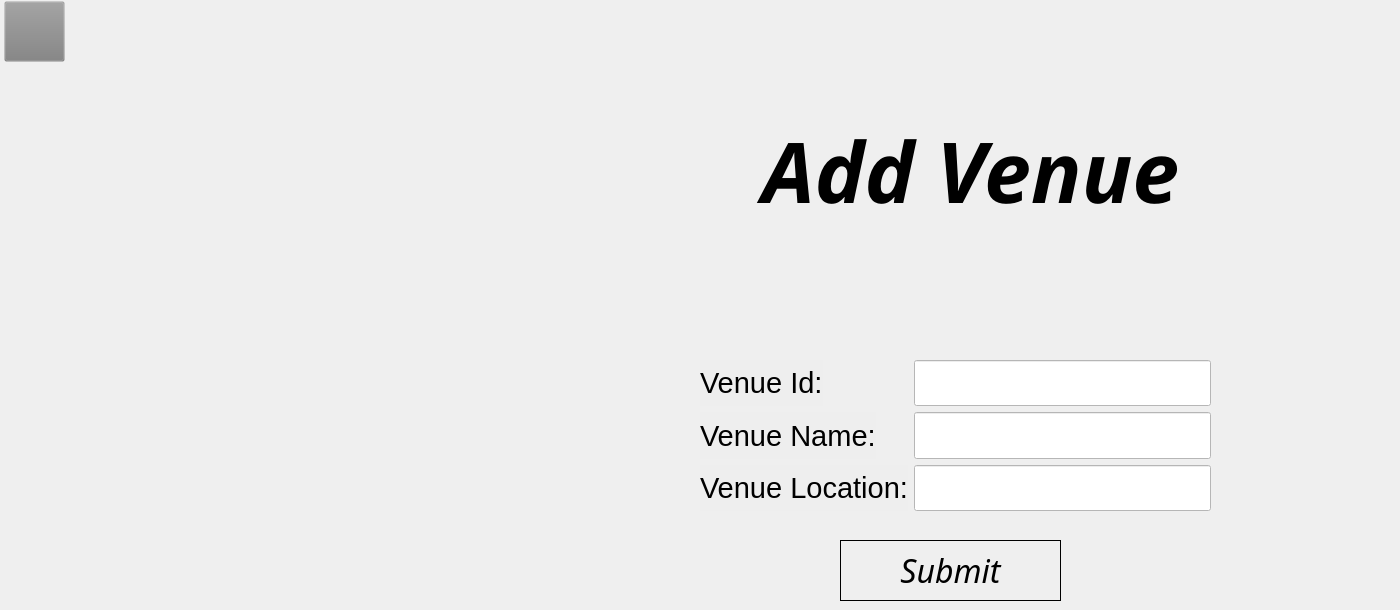
    <widget class="QWidget" name="ADDformforVenue">
     <widget class="QPushButton" name="venue_addform_backbutton">
      <property name="geometry">
       <rect>
        <x>4</x>
        <y>1</y>
        <width>61</width>
        <height>61</height>
       </rect>
      </property>
      <property name="font">
       <font>
        <pointsize>14</pointsize>
       </font>
      </property>
      <property name="styleSheet">
       <string notr="true">
background-color: rgb(128, 128, 128, 0.01);
border-image: url(:/back-button.png);</string>
      </property>
      <property name="text">
       <string/>
      </property>
     </widget>
     <widget class="QPushButton" name="pushButton_5">
      <property name="geometry">
       <rect>
        <x>840</x>
        <y>540</y>
        <width>221</width>
        <height>61</height>
       </rect>
      </property>
      <property name="font">
       <font>
        <family>Poppins</family>
        <pointsize>24</pointsize>
        <weight>50</weight>
        <italic>true</italic>
        <bold>false</bold>
       </font>
      </property>
      <property name="styleSheet">
       <string notr="true">border:1px solid black</string>
      </property>
      <property name="text">
       <string>Submit</string>
      </property>
     </widget>
     <widget class="QLabel" name="label_42">
      <property name="geometry">
       <rect>
        <x>550</x>
        <y>110</y>
        <width>841</width>
        <height>121</height>
       </rect>
      </property>
      <property name="font">
       <font>
        <family>JasmineUPC</family>
        <pointsize>63</pointsize>
        <weight>75</weight>
        <italic>true</italic>
        <bold>true</bold>
       </font>
      </property>
      <property name="styleSheet">
       <string notr="true">background-color: rgb(128, 128, 128, 0.001);</string>
      </property>
      <property name="text">
       <string>Add Venue</string>
      </property>
      <property name="alignment">
       <set>Qt::AlignCenter</set>
      </property>
     </widget>
     <widget class="QWidget" name="layoutWidget">
      <property name="geometry">
       <rect>
        <x>700</x>
        <y>360</y>
        <width>511</width>
        <height>151</height>
       </rect>
      </property>
      <layout class="QFormLayout" name="formLayout_7">
       <item row="0" column="0">
        <widget class="QLabel" name="label_74">
         <property name="font">
          <font>
           <pointsize>22</pointsize>
          </font>
         </property>
         <property name="styleSheet">
          <string notr="true">background-color:rgb(128,128,128,0.01);</string>
         </property>
         <property name="text">
          <string>Venue Id:</string>
         </property>
        </widget>
       </item>
       <item row="0" column="1">
        <widget class="QLineEdit" name="lineEdit_27">
         <property name="enabled">
          <bool>false</bool>
         </property>
         <property name="sizePolicy">
          <sizepolicy hsizetype="Expanding" vsizetype="Expanding">
           <horstretch>0</horstretch>
           <verstretch>0</verstretch>
          </sizepolicy>
         </property>
         <property name="font">
          <font>
           <pointsize>14</pointsize>
          </font>
         </property>
         <property name="styleSheet">
          <string notr="true">
background-color: white;</string>
         </property>
        </widget>
       </item>
       <item row="1" column="0">
        <widget class="QLabel" name="label_69">
         <property name="font">
          <font>
           <pointsize>22</pointsize>
          </font>
         </property>
         <property name="styleSheet">
          <string notr="true">background-color:rgb(128,128,128,0.01);</string>
         </property>
         <property name="text">
          <string>Venue Name:</string>
         </property>
        </widget>
       </item>
       <item row="1" column="1">
        <widget class="QLineEdit" name="lineEdit_25">
         <property name="sizePolicy">
          <sizepolicy hsizetype="Expanding" vsizetype="Expanding">
           <horstretch>0</horstretch>
           <verstretch>0</verstretch>
          </sizepolicy>
         </property>
         <property name="font">
          <font>
           <pointsize>14</pointsize>
          </font>
         </property>
         <property name="styleSheet">
          <string notr="true">
background-color: white;</string>
         </property>
        </widget>
       </item>
       <item row="2" column="0">
        <widget class="QLabel" name="label_68">
         <property name="font">
          <font>
           <pointsize>22</pointsize>
          </font>
         </property>
         <property name="styleSheet">
          <string notr="true">background-color:rgb(128,128,128,0.01);</string>
         </property>
         <property name="text">
          <string>Venue Location:</string>
         </property>
        </widget>
       </item>
       <item row="2" column="1">
        <widget class="QLineEdit" name="lineEdit_29">
         <property name="sizePolicy">
          <sizepolicy hsizetype="Expanding" vsizetype="Expanding">
           <horstretch>0</horstretch>
           <verstretch>0</verstretch>
          </sizepolicy>
         </property>
         <property name="font">
          <font>
           <pointsize>14</pointsize>
          </font>
         </property>
         <property name="styleSheet">
          <string notr="true">
background-color: white;</string>
         </property>
        </widget>
       </item>
      </layout>
     </widget>
    </widget>
